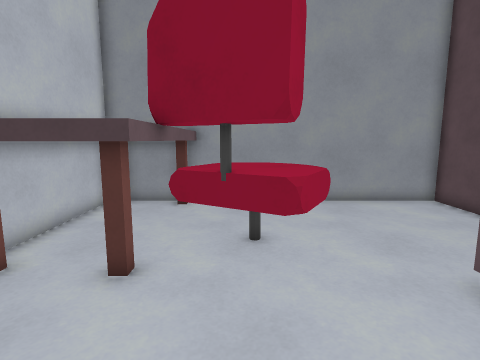
[1] (above)

16 first-person views from a walk through a level from a Godot 3-D game. The camera is 1.4 m above the floor, tilts 8° down and sees 80° across. The floor is counted in squares, 0.5 m on a side. Each view is taken from the middle of a square. On the plan, view 1 faces up. The plan holds only what a view shows up to about 20 squares ahead; the rest is blank. The place goes on beyond the plan.

[2]
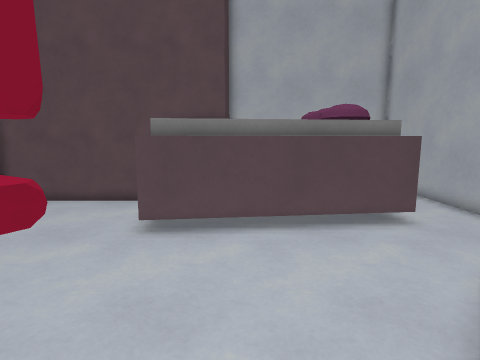

[3]
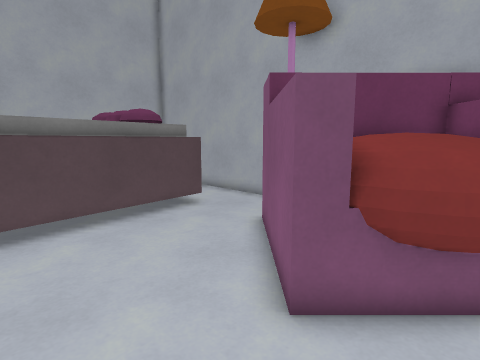

[4]
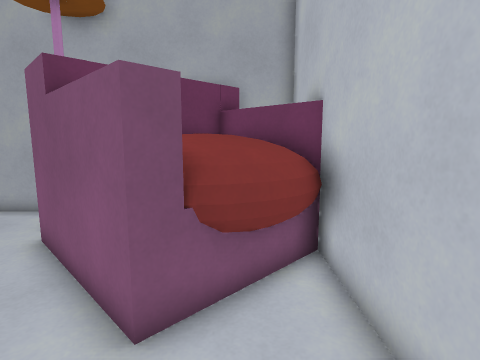

[5]
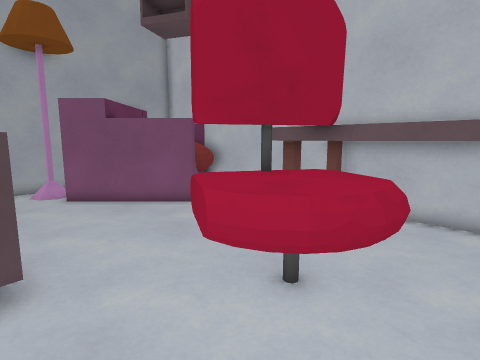

[6]
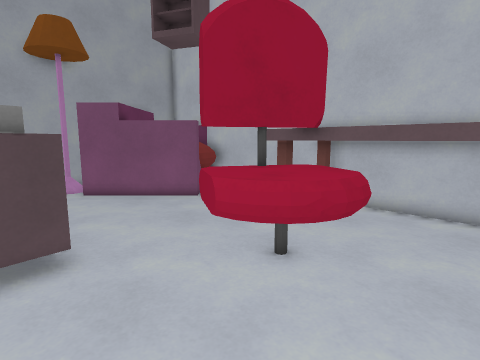

[7]
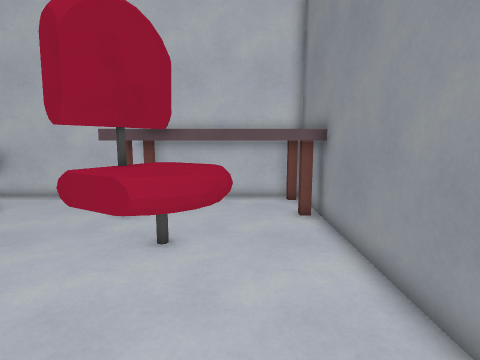

[8]
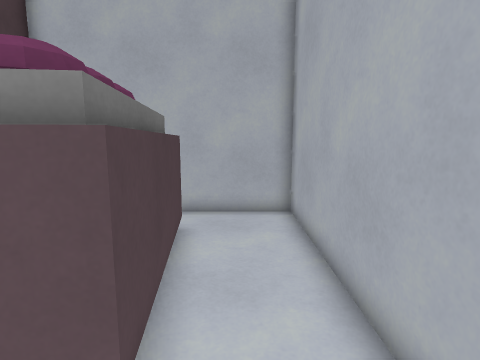

[9]
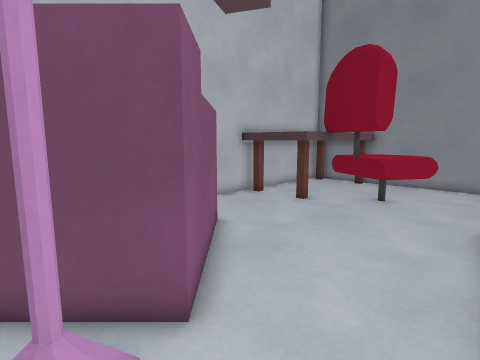

[10]
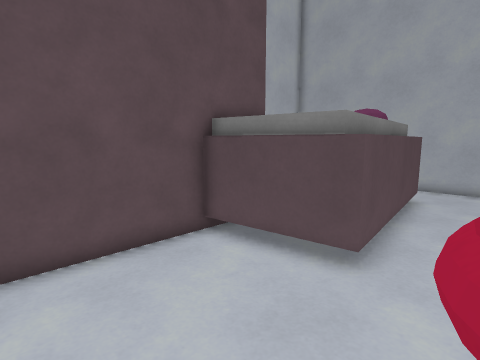

[11]
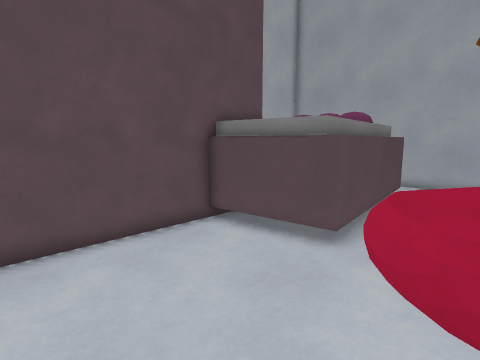

[12]
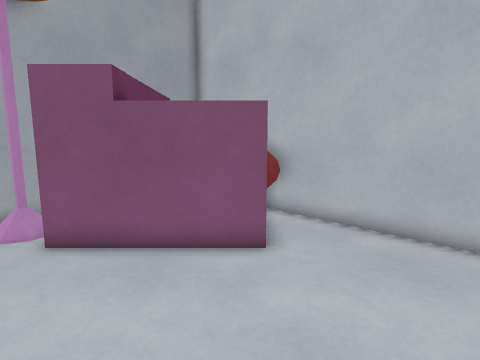

[13]
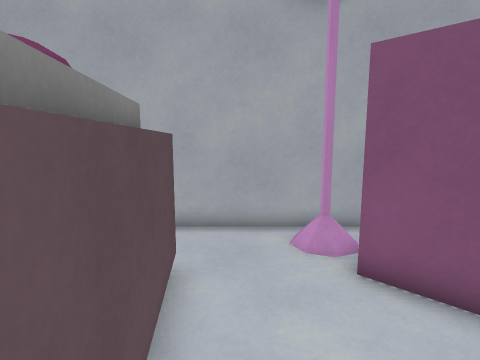

[14]
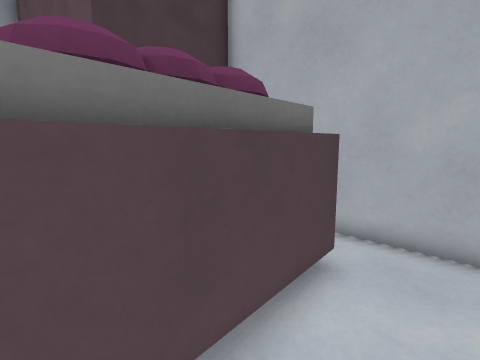

[15]
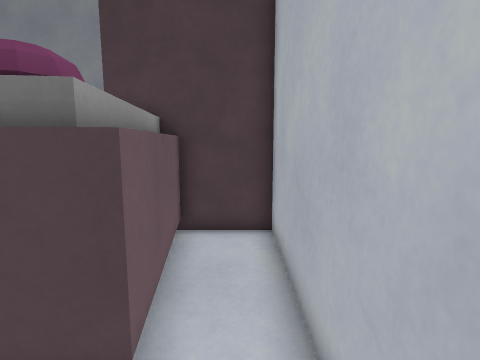

[16]
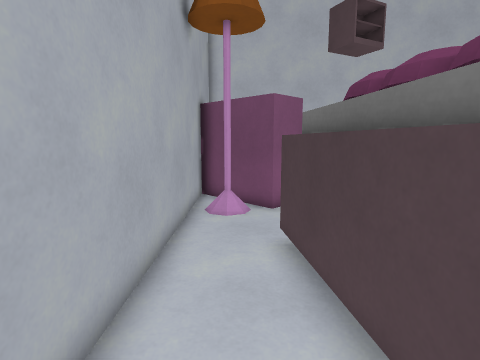

### Floor plan
Key: @ floor where view 1 was taken; # wall or solid block; x gap in a wall; . floor; = window, fence, low wall or low ledge; ^ raised ledge; E desk; C chair; A armchair; L lamp.
Columns run from 6 left of view 1 to 14 right of it. Each row starts with its distance up from view 1.
 13 #EEE############
 12 #E EE..........#
 11 #   E..........#
 10 #   E.CC.......#
  9 #   ECCCC......#
  8 #   CCCCC......#
  7 #   ECCCC......#
  6 #E EE##CC.....=#
  5 #EEEE..C...^^^^#
  4 #..........^
  3 #..........^     ####
  2 #..........^     ^..#
  1 #..........^^    ^..#
  0 #.AAA.@....^^    ^..#
 -1 #AAAAA.....^^^^^ ^..#
 -2 #AAAAAA....^^    ^^.#
 -3 #AAA AAA...^^^^^##=.#
 -4 #A  AA A...#^^......#
 -5  AAAA AAL...........#
 -6   AA AA.x...........#
 -7     A################

Positions as (right, up) in squares from view 1, and headings:
1: (0, 0), facing up
2: (-4, 2), facing right
3: (-5, 4), facing down-right
4: (-4, 4), facing down
5: (5, 11), facing down-left
6: (6, 12), facing down-left
7: (8, 10), facing left
8: (3, -5), facing right
9: (5, -6), facing up-left
10: (2, 11), facing down-right
11: (1, 12), facing down-right
12: (3, 5), facing down-left
13: (4, 2), facing down
14: (6, -6), facing up-right
15: (13, -6), facing up
16: (13, -5), facing left
